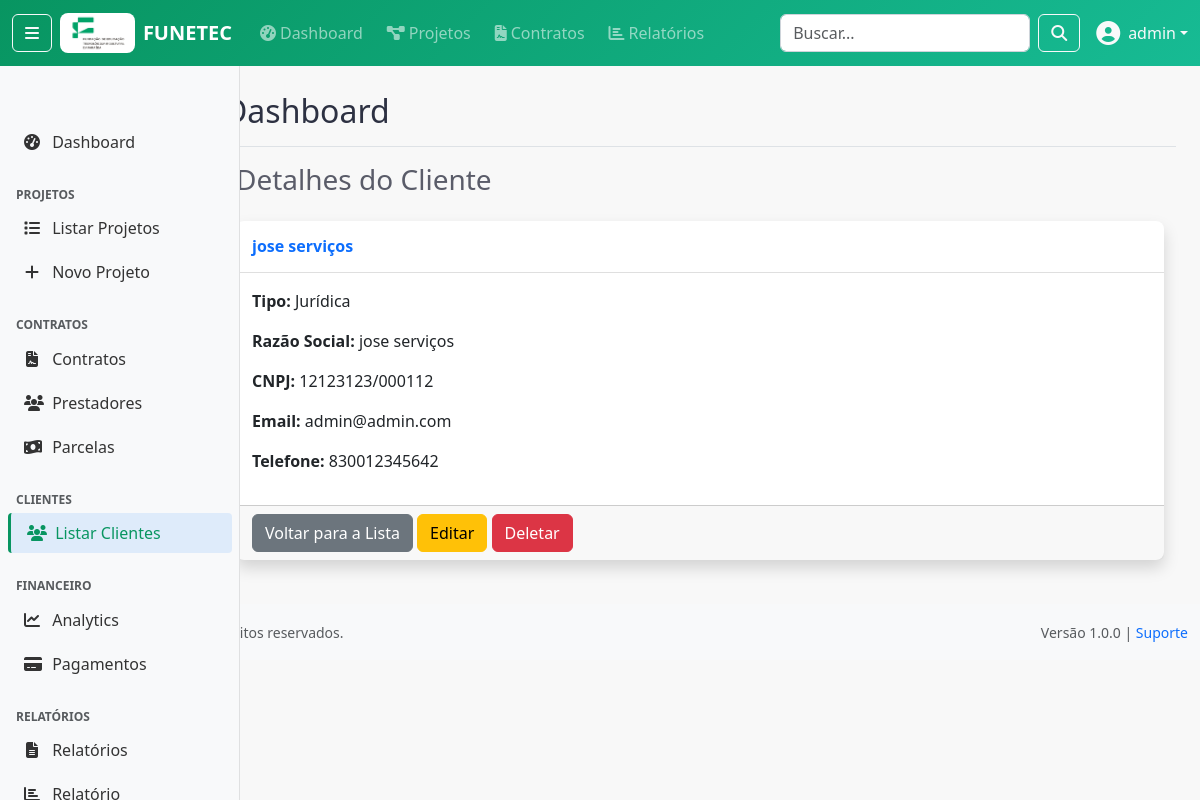
Screenshot of /clientes/1/ (signed in) with the database file from the repository.
### apps/accounts/models/user.py (models this page shows, shortened)
class User(AbstractUser):
    ROLE_CHOICES = [
        ('admin', 'Administrador'),
        ('ti', 'TI'),
        ('fiscal', 'Fiscal'),
        ('financeiro', 'Financeiro'),
        ('analista', 'Analista'),
        ('cliente', 'Cliente'),
    ]
    DEPARTMENT_CHOICES = [
        ('administrativo', 'Administrativo'),
        ('financeiro', 'Financeiro'),
        ('ti', 'Tecnologia da Informação'),
        ('fiscal', 'Fiscal'),
        ('operacional', 'Operacional'),
        ('diretoria', 'Diretoria'),
    ]
    cpf = models.CharField(
        'CPF', max_length=14, unique=True, null=True, blank=True,
        validators=[RegexValidator(
            regex=r'^\d{3}\.\d{3}\.\d{3}-\d{2}$|^\d{11}$',
            message='CPF deve estar no formato XXX.XXX.XXX-XX ou apenas números'
        )]
    )
    telefone = models.CharField('Telefone', max_length=20, blank=True)
    role = models.CharField('Função', max_length=20, choices=ROLE_CHOICES, default='analista')
    department = models.CharField('Departamento', max_length=30, choices=DEPARTMENT_CHOICES, blank=True)
    is_cliente_externo = models.BooleanField('Cliente Externo', default=False, help_text='Indica se é um cliente externo da FUNETEC')
    last_activity = models.DateTimeField('Última Atividade', null=True, blank=True)
    class Meta:
        verbose_name = 'Usuário'
        verbose_name_plural = 'Usuários'
        ordering = ['-date_joined']
        permissions = [
            ('can_manage_users', 'Pode gerenciar usuários'),
            ('can_view_financial_data', 'Pode ver dados financeiros'),
            ('can_manage_contracts', 'Pode gerenciar contratos'),
            ('can_manage_projects', 'Pode gerenciar projetos'),
            ('can_generate_reports', 'Pode gerar relatórios'),
        ]
    def __str__(self):
        return self.get_full_name() or self.username
    def is_admin(self):
        return self.role == 'admin' or self.is_superuser
    def is_cliente(self):
        return self.role == 'cliente' or self.is_cliente_externo
    def can_manage_projects(self):
        return self.is_admin() or self.has_perm('accounts.can_manage_projects')
    def can_view_financial_data(self):
        return self.role in ['admin', 'financeiro', 'fiscal'] or self.has_perm('accounts.can_view_financial_data')
    def can_manage_contracts(self):
        return self.role in ['admin', 'financeiro'] or self.has_perm('accounts.can_manage_contracts')
    def can_generate_reports(self):
        return not self.is_cliente() or self.has_perm('accounts.can_generate_reports')
    def can_manage_users(self):
        """Verificar se pode gerenciar usuários"""
        return self.is_admin() or self.has_perm('accounts.can_manage_users')

### apps/clientes/models.py (models this page shows)
class Cliente(BaseModel):
    TIPO_PESSOA_CHOICES = (
        ('F', 'Física'),
        ('J', 'Jurídica'),
    )
    tipo_pessoa = models.CharField(max_length=1, choices=TIPO_PESSOA_CHOICES)
    nome = models.CharField(max_length=255, help_text="Nome completo para Pessoa Física.")
    razao_social = models.CharField(max_length=255, blank=True, null=True, help_text="Razão Social para Pessoa Jurídica.")
    cpf = models.CharField(max_length=14, unique=True, blank=True, null=True)
    cnpj = models.CharField(max_length=18, unique=True, blank=True, null=True)
    email = models.EmailField(unique=True)
    telefone = models.CharField(max_length=20, blank=True, null=True)
    def __str__(self):
        return self.nome if self.tipo_pessoa == 'F' else self.razao_social

### apps/clientes/views.py (the view)
# urls.py: path('<int:pk>/', ClienteDetailView.as_view(), name='cliente-detail'),
class ClienteDetailView(LoginRequiredMixin, DetailView):
    model = Cliente
    template_name = 'clientes/cliente_detail.html'
    context_object_name = 'cliente'

### templates/clientes/cliente_detail.html (shortened to what this page needs)
{% extends 'base/base.html' %}
{% block content %}
<div class="container-fluid">
    <h1 class="h3 mb-4 text-gray-800">Detalhes do Cliente</h1>
    <div class="card shadow mb-4">
        <div class="card-header py-3">
            <h6 class="m-0 font-weight-bold text-primary">{{ cliente }}</h6>
        </div>
        <div class="card-body">
            <p><strong>Tipo:</strong> {{ cliente.get_tipo_pessoa_display }}</p>
            {% if cliente.tipo_pessoa == 'F' %}
                <p><strong>Nome:</strong> {{ cliente.nome }}</p>
                <p><strong>CPF:</strong> {{ cliente.cpf }}</p>
            {% else %}
                <p><strong>Razão Social:</strong> {{ cliente.razao_social }}</p>
                <p><strong>CNPJ:</strong> {{ cliente.cnpj }}</p>
            {% endif %}
            <p><strong>Email:</strong> {{ cliente.email }}</p>
            <p><strong>Telefone:</strong> {{ cliente.telefone }}</p>
        </div>
        <div class="card-footer">
            <a href="{% url 'clientes:cliente-list' %}" class="btn btn-secondary">Voltar para a Lista</a>
            <a href="{% url 'clientes:cliente-update' cliente.pk %}" class="btn btn-warning">Editar</a>
            <a href="{% url 'clientes:cliente-delete' cliente.pk %}" class="btn btn-danger">Deletar</a>
        </div>
    </div>
</div>
{% endblock %}

### templates/base/navbar.html (shortened to what this page needs)
{% load static %}
<nav class="navbar navbar-expand-md navbar-dark fixed-top" style="background: linear-gradient(135deg, #089561 0%, #17BB94 100%);">
    <div class="container-fluid">
        {% if user.is_authenticated %}
            <button class="btn btn-outline-light me-2" type="button" id="sidebarToggle" title="Recolher/Expandir Menu"
                    aria-label="Toggle sidebar" aria-pressed="false">
                <i class="fas fa-bars"></i>
            </button>
        {% endif %}
        <a class="navbar-brand d-flex align-items-center" href="{% url 'dashboard:index' %}">
            <img src="{% static 'img/logo_funetec.jpg' %}" alt="FUNETEC" height="40" class="me-2" style="border-radius: 8px;">
            FUNETEC
        </a>
        <div class="collapse navbar-collapse" id="navbarNav">
            {% if user.is_authenticated %}
                <ul class="navbar-nav me-auto">
                    <li class="nav-item">
                        <a class="nav-link" href="{% url 'dashboard:index' %}">
                            <i class="fas fa-tachometer-alt me-1"></i>Dashboard
                        </a>
                    </li>
                    {% if user.can_manage_projects %}
                        <li class="nav-item">
                            <a class="nav-link" href="{% url 'projetos:projeto_list' %}">
                                <i class="fas fa-project-diagram me-1"></i>Projetos
                            </a>
                        </li>
                    {% endif %}
                    {% if user.can_manage_contracts %}
                        <li class="nav-item">
                            <a class="nav-link" href="{% url 'contratos:contrato_list' %}">
                                <i class="fas fa-file-contract me-1"></i>Contratos
                            </a>
                        </li>
                    {% endif %}
                    {% if user.can_view_financial_data %}
                        <li class="nav-item">
                            <a class="nav-link" href="{% url 'relatorios:relatorio_list' %}">
                                <i class="fas fa-chart-bar me-1"></i>Relatórios
                            </a>
                        </li>
                    {% endif %}
                </ul>
                <form class="d-flex me-3" method="get" action="{% url 'dashboard:index' %}">
                    <input class="form-control me-2" type="search" placeholder="Buscar..." name="q"
                           value="{{ request.GET.q }}" style="width: 250px;">
                    <button class="btn btn-outline-light" type="submit">
                        <i class="fas fa-search"></i>
                    </button>
                </form>
                <div class="dropdown">
                    <a class="nav-link dropdown-toggle text-light d-flex align-items-center" href="#"
                       id="userDropdown" role="button" data-bs-toggle="dropdown">
                        {% if user.avatar %}
                            <img src="{{ user.avatar.url }}" class="rounded-circle me-2" width="32" height="32">
                        {% else %}
                            <i class="fas fa-user-circle me-2 fs-4"></i>
                        {% endif %}
                        {{ user.get_full_name|default:user.username }}
                    </a>
                </div>
            {% endif %}
        </div>
    </div>
</nav>

### static/css/base.css (style rules this page uses)
* { box-sizing: border-box; }
:root { --primary-color: #089561; --secondary-color: #17BB94; --success-color: #089561; --warning-color: #ffc107; --danger-color: #dc3545; --info-color: #17BB94; --dark-color: #2D3142; --light-color: #F8F8F8; --white-color: #FFFFFF; --navbar-height: 56px; --sidebar-width: 240px; --sidebar-collapsed-width: 60px; }
body { font-family: 'Segoe UI', Tahoma, Geneva, Verdana, sans-serif; background-color: var(--light-color); color: var(--dark-color); padding-top: var(--navbar-height); }
.navbar-brand { font-weight: 700; font-size: 1.25rem; }
.navbar-nav .nav-link { font-weight: 500; padding: 0.5rem 1rem; border-radius: 0.25rem; margin: 0 0.25rem; transition: all 0.15s ease-in-out; }
.card { border: none; box-shadow: 0 0.125rem 0.25rem rgba(0, 0, 0, 0.075); border-radius: 0.5rem; transition: box-shadow 0.15s ease-in-out; }
.card-header { background-color: transparent; border-bottom: 1px solid rgba(0, 0, 0, 0.125); font-weight: 600; }
.btn { font-weight: 500; border-radius: 0.375rem; transition: all 0.15s ease-in-out; }
.form-control { border-radius: 0.375rem; border: 1px solid #ced4da; transition: all 0.15s ease-in-out; }
.text-gray-800 { color: #5a5c69 !important; }
.font-weight-bold { font-weight: 700 !important; }

### static/css/dashboard.css (style rules this page uses)
.text-gray-800 { color: #5a5c69 !important; }
.font-weight-bold { font-weight: 700 !important; }

### rows the page displays
User: get_full_name "admin"
Cliente: tipo_pessoa+razao_social "jose serviços", tipo_pessoa "Jurídica", razao_social "jose serviços", cnpj "12123123/000112", email "admin@admin.com", telefone "830012345642"
